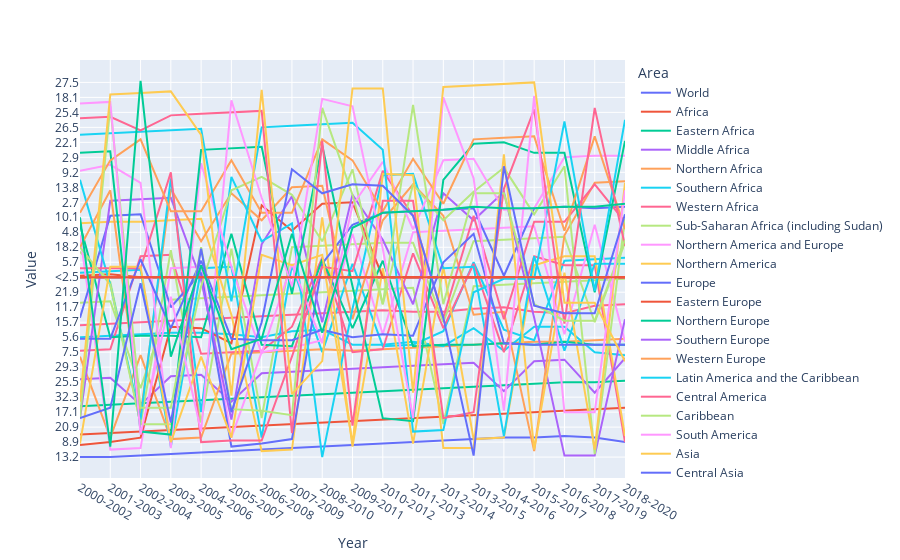

Notebook source saved alongside this figure:
### Code cell
# Looking at countries represented
p_undernourishment_by_country_pdf = p_undernourishment_pdf[p_undernourishment_pdf['Area Code']>1000]
px.line(p_undernourishment_by_country_pdf, x='Year', y='Value', color='Area')

### Figure 1 — Plotly figure (JSON) as saved in the notebook; plotly's stock layout.template omitted (floating-point values rounded to 4 significant figures)
{"data": [{"hovertemplate": "Area=World<br>Year=%{x}<br>Value=%{y}<extra></extra>", "legendgroup": "World", "line": {"color": "#636efa", "dash": "solid"}, "marker": {"symbol": "circle"}, "mode": "lines", "name": "World", "orientation": "v", "showlegend": true, "type": "scatter", "x": ["2000-2002", "2001-2003", "2002-2004", "2003-2005", "2004-2006", "2005-2007", "2006-2008", "2007-2009", "2008-2010", "2009-2011", "2010-2012", "2011-2013", "2012-2014", "2013-2015", "2014-2016", "2015-2017", "2016-2018", "2017-2019", "2018-2020"], "xaxis": "x", "y": ["13.2", "13.2", "13.1", "12.8", "12.3", "11.5", "10.7", "10.2", "9.7", "9.4", "9", "8.9", "8.7", "8.5", "8.3", "8.3", "8.2", "8.3", "8.9"], "yaxis": "y"}, {"hovertemplate": "Area=Africa<br>Year=%{x}<br>Value=%{y}<extra></extra>", "legendgroup": "Africa", "line": {"color": "#EF553B", "dash": "solid"}, "marker": {"symbol": "circle"}, "mode": "lines", "name": "Africa", "orientation": "v", "showlegend": true, "type": "scatter", "x": ["2000-2002", "2001-2003", "2002-2004", "2003-2005", "2004-2006", "2005-2007", "2006-2008", "2007-2009", "2008-2010", "2009-2011", "2010-2012", "2011-2013", "2012-2014", "2013-2015", "2014-2016", "2015-2017", "2016-2018", "2017-2019", "2018-2020"], "xaxis": "x", "y": ["24", "23.6", "23.3", "22.5", "21.6", "20.9", "20.5", "20.1", "19.2", "18.7", "18.3", "18.4", "17.8", "17.3", "17", "17.1", "17.4", "17.6", "19"], "yaxis": "y"}, {"hovertemplate": "Area=Eastern Africa<br>Year=%{x}<br>Value=%{y}<extra></extra>", "legendgroup": "Eastern Africa", "line": {"color": "#00cc96", "dash": "solid"}, "marker": {"symbol": "circle"}, "mode": "lines", "name": "Eastern Africa", "orientation": "v", "showlegend": true, "type": "scatter", "x": ["2000-2002", "2001-2003", "2002-2004", "2003-2005", "2004-2006", "2005-2007", "2006-2008", "2007-2009", "2008-2010", "2009-2011", "2010-2012", "2011-2013", "2012-2014", "2013-2015", "2014-2016", "2015-2017", "2016-2018", "2017-2019", "2018-2020"], "xaxis": "x", "y": ["38.6", "38.1", "37.7", "36.1", "34.2", "32.7", "32.3", "31.6", "30.1", "29.4", "28.8", "28.6", "26.9", "25.7", "25", "25.1", "25.5", "25.5", "26.6"], "yaxis": "y"}, {"hovertemplate": "Area=Middle Africa<br>Year=%{x}<br>Value=%{y}<extra></extra>", "legendgroup": "Middle Africa", "line": {"color": "#ab63fa", "dash": "solid"}, "marker": {"symbol": "circle"}, "mode": "lines", "name": "Middle Africa", "orientation": "v", "showlegend": true, "type": "scatter", "x": ["2000-2002", "2001-2003", "2002-2004", "2003-2005", "2004-2006", "2005-2007", "2006-2008", "2007-2009", "2008-2010", "2009-2011", "2010-2012", "2011-2013", "2012-2014", "2013-2015", "2014-2016", "2015-2017", "2016-2018", "2017-2019", "2018-2020"], "xaxis": "x", "y": ["40.1", "38.9", "38.1", "37.3", "36.7", "36.1", "35.4", "34.6", "32.4", "30.4", "29.3", "29.8", "29.5", "29", "28.8", "28.9", "29.1", "29.4", "30.5"], "yaxis": "y"}, {"hovertemplate": "Area=Northern Africa<br>Year=%{x}<br>Value=%{y}<extra></extra>", "legendgroup": "Northern Africa", "line": {"color": "#FFA15A", "dash": "solid"}, "marker": {"symbol": "circle"}, "mode": "lines", "name": "Northern Africa", "orientation": "v", "showlegend": true, "type": "scatter", "x": ["2000-2002", "2001-2003", "2002-2004", "2003-2005", "2004-2006", "2005-2007", "2006-2008", "2007-2009", "2008-2010", "2009-2011", "2010-2012", "2011-2013", "2012-2014", "2013-2015", "2014-2016", "2015-2017", "2016-2018", "2017-2019", "2018-2020"], "xaxis": "x", "y": ["8.6", "8.3", "8.4", "8.5", "8.3", "7.9", "7.5", "7.4", "7.3", "7.4", "7.3", "7", "6.5", "6.2", "6.1", "6.3", "6.3", "6.4", "6.6"], "yaxis": "y"}, {"hovertemplate": "Area=Southern Africa<br>Year=%{x}<br>Value=%{y}<extra></extra>", "legendgroup": "Southern Africa", "line": {"color": "#19d3f3", "dash": "solid"}, "marker": {"symbol": "circle"}, "mode": "lines", "name": "Southern Africa", "orientation": "v", "showlegend": true, "type": "scatter", "x": ["2000-2002", "2001-2003", "2002-2004", "2003-2005", "2004-2006", "2005-2007", "2006-2008", "2007-2009", "2008-2010", "2009-2011", "2010-2012", "2011-2013", "2012-2014", "2013-2015", "2014-2016", "2015-2017", "2016-2018", "2017-2019", "2018-2020"], "xaxis": "x", "y": ["5.6", "5.4", "5.3", "5.1", "5.1", "5.3", "5.6", "5.8", "6", "6.2", "6.2", "6.3", "6.5", "6.9", "7.4", "7.6", "7.6", "7.5", "8.4"], "yaxis": "y"}, {"hovertemplate": "Area=Western Africa<br>Year=%{x}<br>Value=%{y}<extra></extra>", "legendgroup": "Western Africa", "line": {"color": "#FF6692", "dash": "solid"}, "marker": {"symbol": "circle"}, "mode": "lines", "name": "Western Africa", "orientation": "v", "showlegend": true, "type": "scatter", "x": ["2000-2002", "2001-2003", "2002-2004", "2003-2005", "2004-2006", "2005-2007", "2006-2008", "2007-2009", "2008-2010", "2009-2011", "2010-2012", "2011-2013", "2012-2014", "2013-2015", "2014-2016", "2015-2017", "2016-2018", "2017-2019", "2018-2020"], "xaxis": "x", "y": ["16.5", "16.2", "15.7", "15", "14.1", "13.4", "12.9", "12.6", "12.1", "11.8", "11.4", "11.8", "11.8", "11.9", "11.7", "11.8", "12.1", "12.4", "14.8"], "yaxis": "y"}, {"hovertemplate": "Area=Sub-Saharan Africa (including Sudan)<br>Year=%{x}<br>Value=%{y}<extra></extra>", "legendgroup": "Sub-Saharan Africa (including Sudan)", "line": {"color": "#B6E880", "dash": "solid"}, "marker": {"symbol": "circle"}, "mode": "lines", "name": "Sub-Saharan Africa (including Sudan)", "orientation": "v", "showlegend": true, "type": "scatter", "x": ["2000-2002", "2001-2003", "2002-2004", "2003-2005", "2004-2006", "2005-2007", "2006-2008", "2007-2009", "2008-2010", "2009-2011", "2010-2012", "2011-2013", "2012-2014", "2013-2015", "2014-2016", "2015-2017", "2016-2018", "2017-2019", "2018-2020"], "xaxis": "x", "y": ["27.9", "27.3", "26.9", "25.9", "24.8", "23.9", "23.4", "23", "21.9", "21.3", "20.7", "20.8", "20.1", "19.6", "19.3", "19.4", "19.7", "19.9", "21.4"], "yaxis": "y"}, {"hovertemplate": "Area=Northern America and Europe<br>Year=%{x}<br>Value=%{y}<extra></extra>", "legendgroup": "Northern America and Europe", "line": {"color": "#FF97FF", "dash": "solid"}, "marker": {"symbol": "circle"}, "mode": "lines", "name": "Northern America and Europe", "orientation": "v", "showlegend": true, "type": "scatter", "x": ["2000-2002", "2001-2003", "2002-2004", "2003-2005", "2004-2006", "2005-2007", "2006-2008", "2007-2009", "2008-2010", "2009-2011", "2010-2012", "2011-2013", "2012-2014", "2013-2015", "2014-2016", "2015-2017", "2016-2018", "2017-2019", "2018-2020"], "xaxis": "x", "y": ["<2.5", "<2.5", "<2.5", "<2.5", "<2.5", "<2.5", "<2.5", "<2.5", "<2.5", "<2.5", "<2.5", "<2.5", "<2.5", "<2.5", "<2.5", "<2.5", "<2.5", "<2.5", "<2.5"], "yaxis": "y"}, {"hovertemplate": "Area=Northern America<br>Year=%{x}<br>Value=%{y}<extra></extra>", "legendgroup": "Northern America", "line": {"color": "#FECB52", "dash": "solid"}, "marker": {"symbol": "circle"}, "mode": "lines", "name": "Northern America", "orientation": "v", "showlegend": true, "type": "scatter", "x": ["2000-2002", "2001-2003", "2002-2004", "2003-2005", "2004-2006", "2005-2007", "2006-2008", "2007-2009", "2008-2010", "2009-2011", "2010-2012", "2011-2013", "2012-2014", "2013-2015", "2014-2016", "2015-2017", "2016-2018", "2017-2019", "2018-2020"], "xaxis": "x", "y": ["<2.5", "<2.5", "<2.5", "<2.5", "<2.5", "<2.5", "<2.5", "<2.5", "<2.5", "<2.5", "<2.5", "<2.5", "<2.5", "<2.5", "<2.5", "<2.5", "<2.5", "<2.5", "<2.5"], "yaxis": "y"}, {"hovertemplate": "Area=Europe<br>Year=%{x}<br>Value=%{y}<extra></extra>", "legendgroup": "Europe", "line": {"color": "#636efa", "dash": "solid"}, "marker": {"symbol": "circle"}, "mode": "lines", "name": "Europe", "orientation": "v", "showlegend": true, "type": "scatter", "x": ["2000-2002", "2001-2003", "2002-2004", "2003-2005", "2004-2006", "2005-2007", "2006-2008", "2007-2009", "2008-2010", "2009-2011", "2010-2012", "2011-2013", "2012-2014", "2013-2015", "2014-2016", "2015-2017", "2016-2018", "2017-2019", "2018-2020"], "xaxis": "x", "y": ["<2.5", "<2.5", "<2.5", "<2.5", "<2.5", "<2.5", "<2.5", "<2.5", "<2.5", "<2.5", "<2.5", "<2.5", "<2.5", "<2.5", "<2.5", "<2.5", "<2.5", "<2.5", "<2.5"], "yaxis": "y"}, {"hovertemplate": "Area=Eastern Europe<br>Year=%{x}<br>Value=%{y}<extra></extra>", "legendgroup": "Eastern Europe", "line": {"color": "#EF553B", "dash": "solid"}, "marker": {"symbol": "circle"}, "mode": "lines", "name": "Eastern Europe", "orientation": "v", "showlegend": true, "type": "scatter", "x": ["2000-2002", "2001-2003", "2002-2004", "2003-2005", "2004-2006", "2005-2007", "2006-2008", "2007-2009", "2008-2010", "2009-2011", "2010-2012", "2011-2013", "2012-2014", "2013-2015", "2014-2016", "2015-2017", "2016-2018", "2017-2019", "2018-2020"], "xaxis": "x", "y": ["3", "2.6", "<2.5", "<2.5", "<2.5", "<2.5", "<2.5", "<2.5", "<2.5", "<2.5", "<2.5", "<2.5", "<2.5", "<2.5", "<2.5", "<2.5", "<2.5", "<2.5", "<2.5"], "yaxis": "y"}, {"hovertemplate": "Area=Northern Europe<br>Year=%{x}<br>Value=%{y}<extra></extra>", "legendgroup": "Northern Europe", "line": {"color": "#00cc96", "dash": "solid"}, "marker": {"symbol": "circle"}, "mode": "lines", "name": "Northern Europe", "orientation": "v", "showlegend": true, "type": "scatter", "x": ["2000-2002", "2001-2003", "2002-2004", "2003-2005", "2004-2006", "2005-2007", "2006-2008", "2007-2009", "2008-2010", "2009-2011", "2010-2012", "2011-2013", "2012-2014", "2013-2015", "2014-2016", "2015-2017", "2016-2018", "2017-2019", "2018-2020"], "xaxis": "x", "y": ["<2.5", "<2.5", "<2.5", "<2.5", "<2.5", "<2.5", "<2.5", "<2.5", "<2.5", "<2.5", "<2.5", "<2.5", "<2.5", "<2.5", "<2.5", "<2.5", "<2.5", "<2.5", "<2.5"], "yaxis": "y"}, {"hovertemplate": "Area=Southern Europe<br>Year=%{x}<br>Value=%{y}<extra></extra>", "legendgroup": "Southern Europe", "line": {"color": "#ab63fa", "dash": "solid"}, "marker": {"symbol": "circle"}, "mode": "lines", "name": "Southern Europe", "orientation": "v", "showlegend": true, "type": "scatter", "x": ["2000-2002", "2001-2003", "2002-2004", "2003-2005", "2004-2006", "2005-2007", "2006-2008", "2007-2009", "2008-2010", "2009-2011", "2010-2012", "2011-2013", "2012-2014", "2013-2015", "2014-2016", "2015-2017", "2016-2018", "2017-2019", "2018-2020"], "xaxis": "x", "y": ["<2.5", "<2.5", "<2.5", "<2.5", "<2.5", "<2.5", "<2.5", "<2.5", "<2.5", "<2.5", "<2.5", "<2.5", "<2.5", "<2.5", "<2.5", "<2.5", "<2.5", "<2.5", "<2.5"], "yaxis": "y"}, {"hovertemplate": "Area=Western Europe<br>Year=%{x}<br>Value=%{y}<extra></extra>", "legendgroup": "Western Europe", "line": {"color": "#FFA15A", "dash": "solid"}, "marker": {"symbol": "circle"}, "mode": "lines", "name": "Western Europe", "orientation": "v", "showlegend": true, "type": "scatter", "x": ["2000-2002", "2001-2003", "2002-2004", "2003-2005", "2004-2006", "2005-2007", "2006-2008", "2007-2009", "2008-2010", "2009-2011", "2010-2012", "2011-2013", "2012-2014", "2013-2015", "2014-2016", "2015-2017", "2016-2018", "2017-2019", "2018-2020"], "xaxis": "x", "y": ["<2.5", "<2.5", "<2.5", "<2.5", "<2.5", "<2.5", "<2.5", "<2.5", "<2.5", "<2.5", "<2.5", "<2.5", "<2.5", "<2.5", "<2.5", "<2.5", "<2.5", "<2.5", "<2.5"], "yaxis": "y"}, {"hovertemplate": "Area=Latin America and the Caribbean<br>Year=%{x}<br>Value=%{y}<extra></extra>", "legendgroup": "Latin America and the Caribbean", "line": {"color": "#19d3f3", "dash": "solid"}, "marker": {"symbol": "circle"}, "mode": "lines", "name": "Latin America and the Caribbean", "orientation": "v", "showlegend": true, "type": "scatter", "x": ["2000-2002", "2001-2003", "2002-2004", "2003-2005", "2004-2006", "2005-2007", "2006-2008", "2007-2009", "2008-2010", "2009-2011", "2010-2012", "2011-2013", "2012-2014", "2013-2015", "2014-2016", "2015-2017", "2016-2018", "2017-2019", "2018-2020"], "xaxis": "x", "y": ["10.8", "10.5", "10.3", "9.7", "9.3", "8.8", "8.3", "8", "7.5", "7.1", "6.5", "6.2", "5.8", "5.7", "6", "6.4", "6.7", "6.8", "7.7"], "yaxis": "y"}, {"hovertemplate": "Area=Central America<br>Year=%{x}<br>Value=%{y}<extra></extra>", "legendgroup": "Central America", "line": {"color": "#FF6692", "dash": "solid"}, "marker": {"symbol": "circle"}, "mode": "lines", "name": "Central America", "orientation": "v", "showlegend": true, "type": "scatter", "x": ["2000-2002", "2001-2003", "2002-2004", "2003-2005", "2004-2006", "2005-2007", "2006-2008", "2007-2009", "2008-2010", "2009-2011", "2010-2012", "2011-2013", "2012-2014", "2013-2015", "2014-2016", "2015-2017", "2016-2018", "2017-2019", "2018-2020"], "xaxis": "x", "y": ["7.4", "7.3", "7.8", "8.1", "7.9", "7.5", "7.4", "7.6", "7.7", "7.5", "7.3", "7.2", "6.9", "7.1", "7.5", "7.8", "8", "8", "8.9"], "yaxis": "y"}, {"hovertemplate": "Area=Caribbean<br>Year=%{x}<br>Value=%{y}<extra></extra>", "legendgroup": "Caribbean", "line": {"color": "#B6E880", "dash": "solid"}, "marker": {"symbol": "circle"}, "mode": "lines", "name": "Caribbean", "orientation": "v", "showlegend": true, "type": "scatter", "x": ["2000-2002", "2001-2003", "2002-2004", "2003-2005", "2004-2006", "2005-2007", "2006-2008", "2007-2009", "2008-2010", "2009-2011", "2010-2012", "2011-2013", "2012-2014", "2013-2015", "2014-2016", "2015-2017", "2016-2018", "2017-2019", "2018-2020"], "xaxis": "x", "y": ["18.9", "19.7", "20.1", "20.2", "19.2", "18.5", "18.4", "18.2", "17.5", "16.6", "16", "16", "15.7", "15.4", "15.2", "15.3", "15.6", "15.7", "16"], "yaxis": "y"}, {"hovertemplate": "Area=South America<br>Year=%{x}<br>Value=%{y}<extra></extra>", "legendgroup": "South America", "line": {"color": "#FF97FF", "dash": "solid"}, "marker": {"symbol": "circle"}, "mode": "lines", "name": "South America", "orientation": "v", "showlegend": true, "type": "scatter", "x": ["2000-2002", "2001-2003", "2002-2004", "2003-2005", "2004-2006", "2005-2007", "2006-2008", "2007-2009", "2008-2010", "2009-2011", "2010-2012", "2011-2013", "2012-2014", "2013-2015", "2014-2016", "2015-2017", "2016-2018", "2017-2019", "2018-2020"], "xaxis": "x", "y": ["11.2", "10.7", "10.2", "9.3", "8.8", "8.3", "7.5", "7", "6.4", "5.9", "5.3", "4.8", "4.3", "4.1", "4.5", "4.9", "5.3", "5.5", "6.3"], "yaxis": "y"}, {"hovertemplate": "Area=Asia<br>Year=%{x}<br>Value=%{y}<extra></extra>", "legendgroup": "Asia", "line": {"color": "#FECB52", "dash": "solid"}, "marker": {"symbol": "circle"}, "mode": "lines", "name": "Asia", "orientation": "v", "showlegend": true, "type": "scatter", "x": ["2000-2002", "2001-2003", "2002-2004", "2003-2005", "2004-2006", "2005-2007", "2006-2008", "2007-2009", "2008-2010", "2009-2011", "2010-2012", "2011-2013", "2012-2014", "2013-2015", "2014-2016", "2015-2017", "2016-2018", "2017-2019", "2018-2020"], "xaxis": "x", "y": ["14.5", "14.6", "14.6", "14.3", "13.7", "12.6", "11.5", "10.7", "10.1", "9.7", "9.3", "9", "8.8", "8.5", "8.3", "8", "7.8", "7.8", "8.2"], "yaxis": "y"}, {"hovertemplate": "Area=Central Asia<br>Year=%{x}<br>Value=%{y}<extra></extra>", "legendgroup": "Central Asia", "line": {"color": "#636efa", "dash": "solid"}, "marker": {"symbol": "circle"}, "mode": "lines", "name": "Central Asia", "orientation": "v", "showlegend": true, "type": "scatter", "x": ["2000-2002", "2001-2003", "2002-2004", "2003-2005", "2004-2006", "2005-2007", "2006-2008", "2007-2009", "2008-2010", "2009-2011", "2010-2012", "2011-2013", "2012-2014", "2013-2015", "2014-2016", "2015-2017", "2016-2018", "2017-2019", "2018-2020"], "xaxis": "x", "y": ["13.4", "13.6", "13", "11.7", "10.8", "9.7", "9", "8.5", "7.1", "5.5", "3.9", "3.6", "3.3", "3.1", "3", "3.1", "3.2", "3.1", "3.2"], "yaxis": "y"}, {"hovertemplate": "Area=Eastern Asia<br>Year=%{x}<br>Value=%{y}<extra></extra>", "legendgroup": "Eastern Asia", "line": {"color": "#EF553B", "dash": "solid"}, "marker": {"symbol": "circle"}, "mode": "lines", "name": "Eastern Asia", "orientation": "v", "showlegend": true, "type": "scatter", "x": ["2000-2002", "2001-2003", "2002-2004", "2003-2005", "2004-2006", "2005-2007", "2006-2008", "2007-2009", "2008-2010", "2009-2011", "2010-2012", "2011-2013", "2012-2014", "2013-2015", "2014-2016", "2015-2017", "2016-2018", "2017-2019", "2018-2020"], "xaxis": "x", "y": ["9.4", "8.9", "8.3", "7.6", "6.9", "6.1", "5.2", "4.3", "3.4", "2.7", "<2.5", "<2.5", "<2.5", "<2.5", "<2.5", "<2.5", "<2.5", "<2.5", "<2.5"], "yaxis": "y"}, {"hovertemplate": "Area=East Asia (excluding China)<br>Year=%{x}<br>Value=%{y}<extra></extra>", "legendgroup": "East Asia (excluding China)", "line": {"color": "#00cc96", "dash": "solid"}, "marker": {"symbol": "circle"}, "mode": "lines", "name": "East Asia (excluding China)", "orientation": "v", "showlegend": true, "type": "scatter", "x": ["2000-2002", "2001-2003", "2002-2004", "2003-2005", "2004-2006", "2005-2007", "2006-2008", "2007-2009", "2008-2010", "2009-2011", "2010-2012", "2011-2013", "2012-2014", "2013-2015", "2014-2016", "2015-2017", "2016-2018", "2017-2019", "2018-2020"], "xaxis": "x", "y": ["5.5", "5.6", "5.4", "5.4", "5.6", "5.9", "6.2", "6.5", "6.8", "6.9", "6.7", "6.5", "6.2", "6.2", "6.1", "6.2", "6.3", "6.2", "6.2"], "yaxis": "y"}, {"hovertemplate": "Area=Southern Asia<br>Year=%{x}<br>Value=%{y}<extra></extra>", "legendgroup": "Southern Asia", "line": {"color": "#ab63fa", "dash": "solid"}, "marker": {"symbol": "circle"}, "mode": "lines", "name": "Southern Asia", "orientation": "v", "showlegend": true, "type": "scatter", "x": ["2000-2002", "2001-2003", "2002-2004", "2003-2005", "2004-2006", "2005-2007", "2006-2008", "2007-2009", "2008-2010", "2009-2011", "2010-2012", "2011-2013", "2012-2014", "2013-2015", "2014-2016", "2015-2017", "2016-2018", "2017-2019", "2018-2020"], "xaxis": "x", "y": ["18.4", "19.5", "20.3", "20.4", "19.9", "18.3", "16.6", "15.8", "15.7", "15.5", "15.2", "14.8", "14.7", "14.3", "13.9", "13.4", "13.1", "13.1", "14.1"], "yaxis": "y"}, {"hovertemplate": "Area=South Asia (excluding India)<br>Year=%{x}<br>Value=%{y}<extra></extra>", "legendgroup": "South Asia (excluding India)", "line": {"color": "#FFA15A", "dash": "solid"}, "marker": {"symbol": "circle"}, "mode": "lines", "name": "South Asia (excluding India)", "orientation": "v", "showlegend": true, "type": "scatter", "x": ["2000-2002", "2001-2003", "2002-2004", "2003-2005", "2004-2006", "2005-2007", "2006-2008", "2007-2009", "2008-2010", "2009-2011", "2010-2012", "2011-2013", "2012-2014", "2013-2015", "2014-2016", "2015-2017", "2016-2018", "2017-2019", "2018-2020"], "xaxis": "x", "y": ["18.2", "18", "17.3", "16.1", "15.4", "14.7", "14.3", "13.8", "14", "14.1", "14.3", "14.4", "13.6", "12.6", "11.8", "11.5", "11.2", "10.9", "11"], "yaxis": "y"}, {"hovertemplate": "Area=South-eastern Asia<br>Year=%{x}<br>Value=%{y}<extra></extra>", "legendgroup": "South-eastern Asia", "line": {"color": "#19d3f3", "dash": "solid"}, "marker": {"symbol": "circle"}, "mode": "lines", "name": "South-eastern Asia", "orientation": "v", "showlegend": true, "type": "scatter", "x": ["2000-2002", "2001-2003", "2002-2004", "2003-2005", "2004-2006", "2005-2007", "2006-2008", "2007-2009", "2008-2010", "2009-2011", "2010-2012", "2011-2013", "2012-2014", "2013-2015", "2014-2016", "2015-2017", "2016-2018", "2017-2019", "2018-2020"], "xaxis": "x", "y": ["20", "19.3", "18.3", "17.7", "17.1", "16.3", "15.4", "14.5", "13.2", "11.9", "10.6", "9.9", "9.3", "8.8", "8.2", "7.8", "7.4", "7.1", "7.1"], "yaxis": "y"}, {"hovertemplate": "Area=Western Asia<br>Year=%{x}<br>Value=%{y}<extra></extra>", "legendgroup": "Western Asia", "line": {"color": "#FF6692", "dash": "solid"}, "marker": {"symbol": "circle"}, "mode": "lines", "name": "Western Asia", "orientation": "v", "showlegend": true, "type": "scatter", "x": ["2000-2002", "2001-2003", "2002-2004", "2003-2005", "2004-2006", "2005-2007", "2006-2008", "2007-2009", "2008-2010", "2009-2011", "2010-2012", "2011-2013", "2012-2014", "2013-2015", "2014-2016", "2015-2017", "2016-2018", "2017-2019", "2018-2020"], "xaxis": "x", "y": ["9.3", "9.3", "9.3", "9.2", "8.9", "8.7", "8.7", "8.6", "8.8", "10.5", "12.2", "13.6", "13.4", "13.6", "14.1", "14.6", "14.6", "14.4", "14.6"], "yaxis": "y"}, {"hovertemplate": "Area=Central Asia and Southern Asia<br>Year=%{x}<br>Value=%{y}<extra></extra>", "legendgroup": "Central Asia and Southern Asia", "line": {"color": "#B6E880", "dash": "solid"}, "marker": {"symbol": "circle"}, "mode": "lines", "name": "Central Asia and Southern Asia", "orientation": "v", "showlegend": true, "type": "scatter", "x": ["2000-2002", "2001-2003", "2002-2004", "2003-2005", "2004-2006", "2005-2007", "2006-2008", "2007-2009", "2008-2010", "2009-2011", "2010-2012", "2011-2013", "2012-2014", "2013-2015", "2014-2016", "2015-2017", "2016-2018", "2017-2019", "2018-2020"], "xaxis": "x", "y": ["18.2", "19.3", "20.1", "20.1", "19.6", "18", "16.3", "15.5", "15.4", "15.1", "14.8", "14.4", "14.3", "13.9", "13.5", "13", "12.7", "12.8", "13.7"], "yaxis": "y"}, {"hovertemplate": "Area=Eastern Asia and South-eastern Asia<br>Year=%{x}<br>Value=%{y}<extra></extra>", "legendgroup": "Eastern Asia and South-eastern Asia", "line": {"color": "#FF97FF", "dash": "solid"}, "marker": {"symbol": "circle"}, "mode": "lines", "name": "Eastern Asia and South-eastern Asia", "orientation": "v", "showlegend": true, "type": "scatter", "x": ["2000-2002", "2001-2003", "2002-2004", "2003-2005", "2004-2006", "2005-2007", "2006-2008", "2007-2009", "2008-2010", "2009-2011", "2010-2012", "2011-2013", "2012-2014", "2013-2015", "2014-2016", "2015-2017", "2016-2018", "2017-2019", "2018-2020"], "xaxis": "x", "y": ["12.2", "11.6", "10.9", "10.2", "9.6", "8.8", "7.9", "7.1", "6.1", "5.2", "4.4", "4.1", "3.8", "3.5", "3.3", "3.1", "2.9", "2.8", "2.8"], "yaxis": "y"}, {"hovertemplate": "Area=Western Asia and Northern Africa<br>Year=%{x}<br>Value=%{y}<extra></extra>", "legendgroup": "Western Asia and Northern Africa", "line": {"color": "#FECB52", "dash": "solid"}, "marker": {"symbol": "circle"}, "mode": "lines", "name": "Western Asia and Northern Africa", "orientation": "v", "showlegend": true, "type": "scatter", "x": ["2000-2002", "2001-2003", "2002-2004", "2003-2005", "2004-2006", "2005-2007", "2006-2008", "2007-2009", "2008-2010", "2009-2011", "2010-2012", "2011-2013", "2012-2014", "2013-2015", "2014-2016", "2015-2017", "2016-2018", "2017-2019", "2018-2020"], "xaxis": "x", "y": ["9", "8.8", "8.8", "8.9", "8.6", "8.3", "8.1", "8", "8.1", "9", "9.9", "10.6", "10.2", "10.2", "10.4", "10.7", "10.8", "10.7", "10.9"], "yaxis": "y"}, {"hovertemplate": "Area=Oceania<br>Year=%{x}<br>Value=%{y}<extra></extra>", "legendgroup": "Oceania", "line": {"color": "#636efa", "dash": "solid"}, "marker": {"symbol": "circle"}, "mode": "lines", "name": "Oceania", "orientation": "v", "showlegend": true, "type": "scatter", "x": ["2000-2002", "2001-2003", "2002-2004", "2003-2005", "2004-2006", "2005-2007", "2006-2008", "2007-2009", "2008-2010", "2009-2011", "2010-2012", "2011-2013", "2012-2014", "2013-2015", "2014-2016", "2015-2017", "2016-2018", "2017-2019", "2018-2020"], "xaxis": "x", "y": ["6.6", "6.6", "6.8", "6.9", "6.7", "6.6", "6.4", "6.4", "6", "5.6", "5.3", "5.4", "5.7", "5.9", "6.1", "6.2", "6.2", "6.2", "6.2"], "yaxis": "y"}, {"hovertemplate": "Area=Australia and New Zealand<br>Year=%{x}<br>Value=%{y}<extra></extra>", "legendgroup": "Australia and New Zealand", "line": {"color": "#EF553B", "dash": "solid"}, "marker": {"symbol": "circle"}, "mode": "lines", "name": "Australia and New Zealand", "orientation": "v", "showlegend": true, "type": "scatter", "x": ["2000-2002", "2001-2003", "2002-2004", "2003-2005", "2004-2006", "2005-2007", "2006-2008", "2007-2009", "2008-2010", "2009-2011", "2010-2012", "2011-2013", "2012-2014", "2013-2015", "2014-2016", "2015-2017", "2016-2018", "2017-2019", "2018-2020"], "xaxis": "x", "y": ["<2.5", "<2.5", "<2.5", "<2.5", "<2.5", "<2.5", "<2.5", "<2.5", "<2.5", "<2.5", "<2.5", "<2.5", "<2.5", "<2.5", "<2.5", "<2.5", "<2.5", "<2.5", "<2.5"], "yaxis": "y"}, {"hovertemplate": "Area=Melanesia<br>Year=%{x}<br>Value=%{y}<extra></extra>", "legendgroup": "Melanesia", "line": {"color": "#00cc96", "dash": "solid"}, "marker": {"symbol": "circle"}, "mode": "lines", "name": "Melanesia", "orientation": "v", "showlegend": true, "type": "scatter", "x": ["2000-2002", "2001-2003", "2002-2004", "2003-2005", "2004-2006", "2005-2007", "2006-2008", "2007-2009", "2008-2010", "2009-2011", "2010-2012", "2011-2013", "2012-2014", "2013-2015", "2014-2016", "2015-2017", "2016-2018", "2017-2019", "2018-2020"], "xaxis": "x", "y": ["22.2", "22.8", "23.3", "24", "23.2", "23.1", "22.6", "23", "21.1", "19.6", "18.4", "18.7", "20", "21", "22.1", "22.2", "22.2", "21.9", "21.7"], "yaxis": "y"}, {"hovertemplate": "Area=Micronesia<br>Year=%{x}<br>Value=%{y}<extra></extra>", "legendgroup": "Micronesia", "line": {"color": "#ab63fa", "dash": "solid"}, "marker": {"symbol": "circle"}, "mode": "lines", "name": "Micronesia", "orientation": "v", "showlegend": true, "type": "scatter", "x": ["2000-2002", "2001-2003", "2002-2004", "2003-2005", "2004-2006", "2005-2007", "2006-2008", "2007-2009", "2008-2010", "2009-2011", "2010-2012", "2011-2013", "2012-2014", "2013-2015", "2014-2016", "2015-2017", "2016-2018", "2017-2019", "2018-2020"], "xaxis": "x", "y": [null, null, null, null, null, null, null, null, null, null, null, null, null, null, null, null, null, null, null], "yaxis": "y"}, {"hovertemplate": "Area=Polynesia<br>Year=%{x}<br>Value=%{y}<extra></extra>", "legendgroup": "Polynesia", "line": {"color": "#FFA15A", "dash": "solid"}, "marker": {"symbol": "circle"}, "mode": "lines", "name": "Polynesia", "orientation": "v", "showlegend": true, "type": "scatter", "x": ["2000-2002", "2001-2003", "2002-2004", "2003-2005", "2004-2006", "2005-2007", "2006-2008", "2007-2009", "2008-2010", "2009-2011", "2010-2012", "2011-2013", "2012-2014", "2013-2015", "2014-2016", "2015-2017", "2016-2018", "2017-2019", "2018-2020"], "xaxis": "x", "y": ["3.9", "3.8", "3.7", "3.6", "3.6", "3.8", "3.9", "3.9", "3.7", "3.8", "3.6", "3.5", "3.4", "3.7", "4", "4.2", "4.3", "4.2", "4.1"], "yaxis": "y"}, {"hovertemplate": "Area=Least Developed Countries<br>Year=%{x}<br>Value=%{y}<extra></extra>", "legendgroup": "Least Developed Countries", "line": {"color": "#19d3f3", "dash": "solid"}, "marker": {"symbol": "circle"}, "mode": "lines", "name": "Least Developed Countries", "orientation": "v", "showlegend": true, "type": "scatter", "x": ["2000-2002", "2001-2003", "2002-2004", "2003-2005", "2004-2006", "2005-2007", "2006-2008", "2007-2009", "2008-2010", "2009-2011", "2010-2012", "2011-2013", "2012-2014", "2013-2015", "2014-2016", "2015-2017", "2016-2018", "2017-2019", "2018-2020"], "xaxis": "x", "y": ["32.5", "31.5", "30.6", "29.6", "28.5", "27.3", "26.5", "25.6", "24.5", "23.7", "23.2", "23.3", "22.5", "21.9", "21.4", "21.4", "21.5", "21.3", "22"], "yaxis": "y"}, {"hovertemplate": "Area=Land Locked Developing Countries<br>Year=%{x}<br>Value=%{y}<extra></extra>", "legendgroup": "Land Locked Developing Countries", "line": {"color": "#FF6692", "dash": "solid"}, "marker": {"symbol": "circle"}, "mode": "lines", "name": "Land Locked Developing Countries", "orientation": "v", "showlegend": true, "type": "scatter", "x": ["2000-2002", "2001-2003", "2002-2004", "2003-2005", "2004-2006", "2005-2007", "2006-2008", "2007-2009", "2008-2010", "2009-2011", "2010-2012", "2011-2013", "2012-2014", "2013-2015", "2014-2016", "2015-2017", "2016-2018", "2017-2019", "2018-2020"], "xaxis": "x", "y": ["31.9", "30.7", "29.6", "28", "26.8", "25.4", "24.6", "23.6", "21.7", "20.5", "19.5", "19.5", "18.4", "17.1", "16.1", "15.9", "16.2", "16.4", "17.5"], "yaxis": "y"}, {"hovertemplate": "Area=Small Island Developing States<br>Year=%{x}<br>Value=%{y}<extra></extra>", "legendgroup": "Small Island Developing States", "line": {"color": "#B6E880", "dash": "solid"}, "marker": {"symbol": "circle"}, "mode": "lines", "name": "Small Island Developing States", "orientation": "v", "showlegend": true, "type": "scatter", "x": ["2000-2002", "2001-2003", "2002-2004", "2003-2005", "2004-2006", "2005-2007", "2006-2008", "2007-2009", "2008-2010", "2009-2011", "2010-2012", "2011-2013", "2012-2014", "2013-2015", "2014-2016", "2015-2017", "2016-2018", "2017-2019", "2018-2020"], "xaxis": "x", "y": ["18.4", "18.8", "19", "19", "18.2", "17.6", "17.4", "17.3", "16.4", "15.5", "14.8", "14.9", "14.8", "14.7", "14.7", "14.8", "15", "15", "15.2"], "yaxis": "y"}, {"hovertemplate": "Area=Low Income Food Deficit Countries<br>Year=%{x}<br>Value=%{y}<extra></extra>", "legendgroup": "Low Income Food Deficit Countries", "line": {"color": "#FF97FF", "dash": "solid"}, "marker": {"symbol": "circle"}, "mode": "lines", "name": "Low Income Food Deficit Countries", "orientation": "v", "showlegend": true, "type": "scatter", "x": ["2000-2002", "2001-2003", "2002-2004", "2003-2005", "2004-2006", "2005-2007", "2006-2008", "2007-2009", "2008-2010", "2009-2011", "2010-2012", "2011-2013", "2012-2014", "2013-2015", "2014-2016", "2015-2017", "2016-2018", "2017-2019", "2018-2020"], "xaxis": "x", "y": ["22.9", "23.5", "24", "23.9", "23.3", "21.8", "20.4", "19.6", "19.1", "18.8", "18.5", "18.4", "18.1", "17.7", "17.4", "17.2", "17.1", "17.1", "18"], "yaxis": "y"}, {"hovertemplate": "Area=Low income economies<br>Year=%{x}<br>Value=%{y}<extra></extra>", "legendgroup": "Low income economies", "line": {"color": "#FECB52", "dash": "solid"}, "marker": {"symbol": "circle"}, "mode": "lines", "name": "Low income economies", "orientation": "v", "showlegend": true, "type": "scatter", "x": ["2000-2002", "2001-2003", "2002-2004", "2003-2005", "2004-2006", "2005-2007", "2006-2008", "2007-2009", "2008-2010", "2009-2011", "2010-2012", "2011-2013", "2012-2014", "2013-2015", "2014-2016", "2015-2017", "2016-2018", "2017-2019", "2018-2020"], "xaxis": "x", "y": ["36.1", "35.2", "34.4", "33.5", "32.5", "31.6", "30.9", "30.1", "28.9", "28.7", "28.7", "29.4", "28.4", "27.8", "27.4", "27.5", "27.9", "27.9", "28.9"], "yaxis": "y"}, {"hovertemplate": "Area=Lower-middle-income economies<br>Year=%{x}<br>Value=%{y}<extra></extra>", "legendgroup": "Lower-middle-income economies", "line": {"color": "#636efa", "dash": "solid"}, "marker": {"symbol": "circle"}, "mode": "lines", "name": "Lower-middle-income economies", "orientation": "v", "showlegend": true, "type": "scatter", "x": ["2000-2002", "2001-2003", "2002-2004", "2003-2005", "2004-2006", "2005-2007", "2006-2008", "2007-2009", "2008-2010", "2009-2011", "2010-2012", "2011-2013", "2012-2014", "2013-2015", "2014-2016", "2015-2017", "2016-2018", "2017-2019", "2018-2020"], "xaxis": "x", "y": ["18.4", "19", "19.4", "19.2", "18.5", "17.1", "15.7", "15.1", "14.7", "14.4", "14", "13.6", "13.4", "13.1", "12.7", "12.4", "12.1", "12.1", "13"], "yaxis": "y"}, {"hovertemplate": "Area=High-income economies<br>Year=%{x}<br>Value=%{y}<extra></extra>", "legendgroup": "High-income economies", "line": {"color": "#EF553B", "dash": "solid"}, "marker": {"symbol": "circle"}, "mode": "lines", "name": "High-income economies", "orientation": "v", "showlegend": true, "type": "scatter", "x": ["2000-2002", "2001-2003", "2002-2004", "2003-2005", "2004-2006", "2005-2007", "2006-2008", "2007-2009", "2008-2010", "2009-2011", "2010-2012", "2011-2013", "2012-2014", "2013-2015", "2014-2016", "2015-2017", "2016-2018", "2017-2019", "2018-2020"], "xaxis": "x", "y": ["<2.5", "<2.5", "<2.5", "<2.5", "<2.5", "<2.5", "<2.5", "<2.5", "<2.5", "<2.5", "<2.5", "<2.5", "<2.5", "<2.5", "<2.5", "<2.5", "<2.5", "<2.5", "<2.5"], "yaxis": "y"}, {"hovertemplate": "Area=Upper-middle-income economies<br>Year=%{x}<br>Value=%{y}<extra></extra>", "legendgroup": "Upper-middle-income economies", "line": {"color": "#00cc96", "dash": "solid"}, "marker": {"symbol": "circle"}, "mode": "lines", "name": "Upper-middle-income economies", "orientation": "v", "showlegend": true, "type": "scatter", "x": ["2000-2002", "2001-2003", "2002-2004", "2003-2005", "2004-2006", "2005-2007", "2006-2008", "2007-2009", "2008-2010", "2009-2011", "2010-2012", "2011-2013", "2012-2014", "2013-2015", "2014-2016", "2015-2017", "2016-2018", "2017-2019", "2018-2020"], "xaxis": "x", "y": ["10.1", "9.7", "9.1", "8.6", "8", "7.3", "6.6", "5.9", "5.1", "4.5", "3.9", "3.6", "3.3", "3.2", "3.1", "3.1", "3.2", "3.2", "3.4"], "yaxis": "y"}], "layout": {"legend": {"title": {"text": "Area"}, "tracegroupgap": 0}, "margin": {"t": 60}, "xaxis": {"anchor": "y", "domain": [0, 1], "title": {"text": "Year"}}, "yaxis": {"anchor": "x", "domain": [0, 1], "title": {"text": "Value"}}}}
